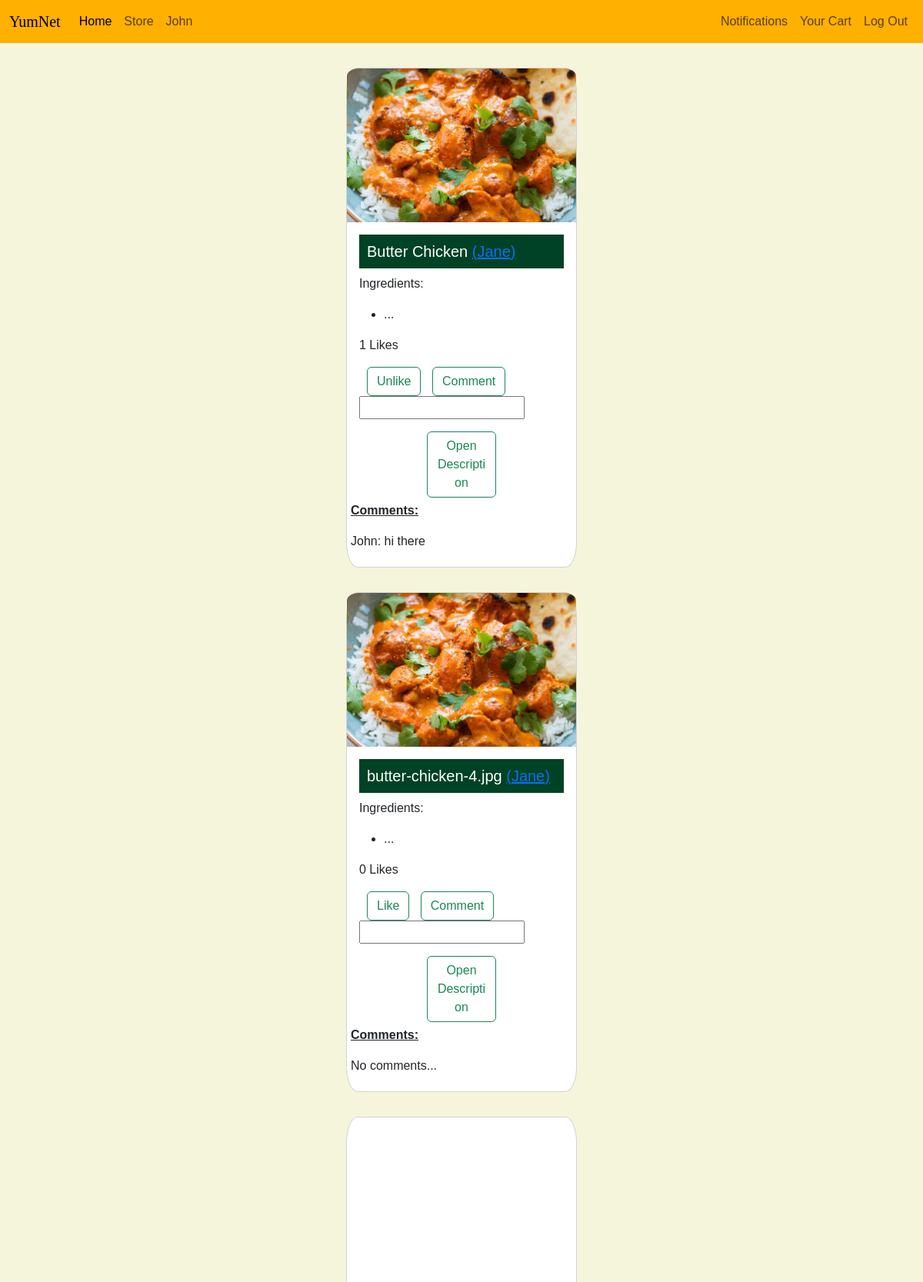
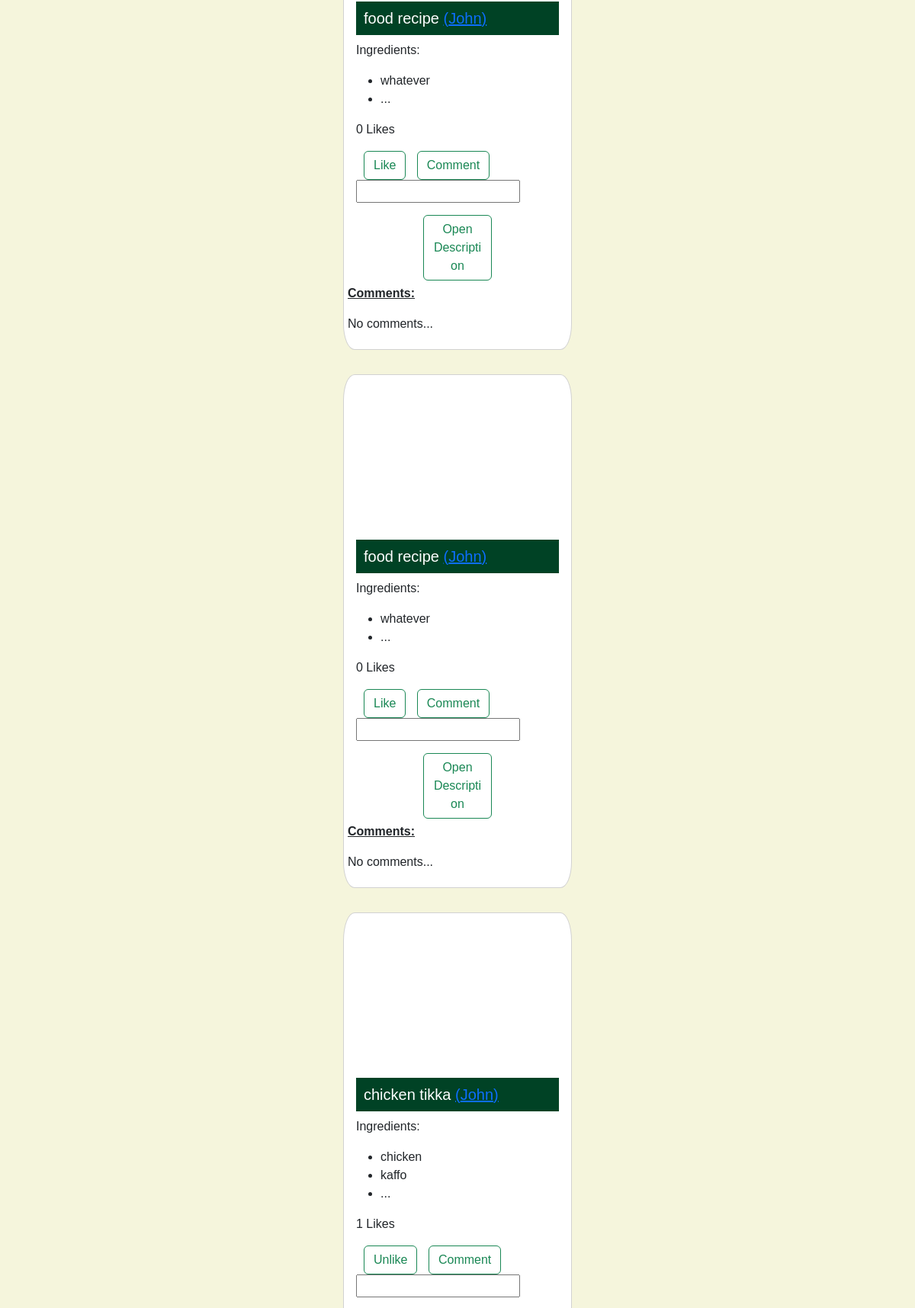
The app's page /hompage.php (signed in, upper part) with its own data (2 pictures, top to bottom).
### tables this page shows
CREATE TABLE `post` (
  `pid` int(11) NOT NULL,
  `img_url` varchar(2048) NOT NULL,
  `title` varchar(255) DEFAULT NULL,
  `published_at` datetime NOT NULL,
  `is_veg` int(1) NOT NULL,
  `caption` varchar(2048) NOT NULL,
  `user_id` int(11) NOT NULL
);

CREATE TABLE `page_user` (
  `uid` int(11) NOT NULL,
  `first_name` varchar(255) NOT NULL,
  `last_name` varchar(255) NOT NULL,
  `user_name` varchar(255) NOT NULL,
  `email` varchar(255) NOT NULL,
  `pass` varchar(255) NOT NULL,
  `dob` date DEFAULT '2003-10-28',
  `last_seen` datetime DEFAULT current_timestamp(),
  `gender` bit(1) DEFAULT b'0' COMMENT 'male is zero female is one',
  `pic_url` varchar(255) DEFAULT NULL
);

CREATE TABLE `postingredient` (
  `ingredient_name` varchar(255) NOT NULL,
  `post_id` int(11) NOT NULL,
  `quantity` int(11) DEFAULT NULL
);

### hompage.php (the view, shortened to what this page needs)
<!DOCTYPE html>
<html lang="en">
<head>
    <?php require 'includes_and_requires/bootstrap.php' ?>
    <?php require 'styleTemp.php' ?>
</head>
<body>
    <?php include 'includes_and_requires/menu.php' ?>
    <?php
    require 'config.php';
    $sql="";
    if(!isset($_SESSION['admin_id'])){
        $sql = "select * from follower where follower_id = $_SESSION[user_id]";
    }else{
        $sql = "select * from follower where follower_id = $_SESSION[admin_id]";
    }
    $ret = mysqli_query($conn, $sql);
    if (mysqli_num_rows($ret) > 0 && !isset($_SESSION['admin_id'])) {
        $sql = "select * from post
      join page_user as pu on user_id = pu.uid
      join follower as f on pu.uid = f.following_id
      where f.follower_id = $_SESSION[user_id] order by published_at desc";
        $ret = mysqli_query($conn, $sql);
        if (mysqli_num_rows($ret) > 0) {
            while ($row = mysqli_fetch_assoc($ret)) {
                $sql = "Select * from page_user where uid = {$row['user_id']}";
                $ret2 = mysqli_query($conn, $sql);
                $row2 = mysqli_fetch_assoc($ret2);
                $sql = "Select * from postingredient where post_id = {$row['pid']} limit 3";
                $ret3 = mysqli_query($conn, $sql);
                echo "
          <div class='card'>
      <div class='custom_image' style='background-image:url({$row['img_url']})'></div>
      <div class='card-body'>
      <h5 class='card-title'>{$row['title']} <a href='Controllers/pfpPagelink.php?user_id={$row2['uid']}'>({$row2['first_name']})</a></h5>
      <p class='card-text' onmouseover='onHover({$row['pid']})' onmouseout='outHover({$row['pid']})'>
          Ingredients: <ul>";
                while ($row3 = mysqli_fetch_assoc($ret3)) {
                    echo "<li>{$row3['ingredient_name']}</li>";
                }
                echo "
        <li>...</li>
        </ul>
        </p>
        <p>";
                $sql = "select count(pid) as count from post_like
        where pid = {$row['pid']}";
                $ret4 = mysqli_query($conn, $sql);
                $count = mysqli_fetch_assoc($ret4);
                $sql = "SELECT * FROM post_like WHERE pid = {$row['pid']} AND uid = {$_SESSION['user_id']}";
                $ret5 = mysqli_query($conn, $sql);
                echo "{$count['count']}";
                echo " Likes</p>
        <form action='Controllers/LCController.php'>
        <input type='submit' class='btn btn-outline-success' value='" . (mysqli_num_rows($ret5)>0 ? 'Unlike' : 'Like') . "' name='like'>
        <input type='submit' class='btn btn-outline-success' value='Comment' name='comm'>
        <input type='text' name='comment' >
        <input type = 'hidden' name='user' value='$_SESSION[user_id]'>
        <input type = 'hidden' name='post' value='{$row['pid']}'>
        <input type = 'hidden' name='loc' value='home'>
        </form>
      </div>
      <button onclick='desc(1,\"post{$row['pid']}\")' class='btn btn-outline-success open'>Open Description</button>
      <div class='coms'><b><u><p>Comments:</p></u></b>";
                $sql = "select first_name, content
      from post_comment as pc
      join page_user as pu on pc.uid = pu.uid
      where pid = {$row['pid']}
      ";
                $retCom = mysqli_query($conn, $sql);
                if (mysqli_num_rows($retCom) == 0) {
                    echo "<p>No comments...</p>";
                } else {
                    while ($coms = mysqli_fetch_assoc($retCom)) {
                        echo "<p>{$coms['first_name']}: {$coms['content']}</p>";
                    }
                }
                echo "</div>
    </div>";
                $sql = "Select * from postingredient where post_id = {$row['pid']}";
                $ret3 = mysqli_query($conn, $sql);
                echo "<div class = 'postIng' id = '{$row['pid']}'><p>INGREDIENTS:</p><ul>";
                while ($row3 = mysqli_fetch_assoc($ret3)) {
                    echo "<li>{$row3['ingredient_name']}</li>";
                }
                echo "</ul></div>";
                $ret4 =  mysqli_query($conn, "Select * from post where pid = {$row['pid']}");
                echo "<div class = 'postDesc' id='post{$row['pid']}'> <h2>Description:</h2>";
                while ($row4 = mysqli_fetch_assoc($ret4)) {
                    echo "<p>{$row4['caption']}</p><button onclick='desc(0,\"post{$row['pid']}\")' class='btn btn-outline-success'>Close Description</button>";
                }
                echo "</div>";
            }
        }
    } else {
        $sql = "select * from post order by published_at desc";
        $ret = mysqli_query($conn, $sql);
        if (mysqli_num_rows($ret) > 0) {
            while ($row = mysqli_fetch_assoc($ret)) {
              $sql = "Select * from page_user where uid= {$row['user_id']}";
              $ret2 = mysqli_query($conn, $sql);
              $row2 = mysqli_fetch_assoc($ret2);
              $sql = "Select * from postingredient where post_id = {$row['pid']} limit 3";
              $ret3 = mysqli_query($conn, $sql);
              echo "
        <div class='card'>
    <div class='custom_image' style='background-image:url({$row['img_url']})'></div>
    <div class='card-body'>
    <h5 class='card-title'>{$row['title']} <a href='Controllers/pfpPagelink.php?user_id={$row2['uid']}'>({$row2['first_name']})</a></h5>
    <p class='card-text' onmouseover='onHover({$row['pid']})' onmouseout='outHover({$row['pid']})'>
        Ingredients: <ul>";
              while ($row3 = mysqli_fetch_assoc($ret3)) {
                  echo "<li>{$row3['ingredient_name']}</li>";
              }
              echo "
      <li>...</li>
      </ul>
      </p>
      <p>";
              $sql = "select count(pid) as count from post_like
      where pid = {$row['pid']}";
      $ret4 = mysqli_query($conn, $sql);
      $count = mysqli_fetch_assoc($ret4);
      $sql = "SELECT * FROM post_like WHERE pid = {$row['pid']} AND uid = {$_SESSION['user_id']}";
      $ret5 = mysqli_query($conn, $sql);
      echo "{$count['count']}";
      echo " Likes</p>
      <form action='Controllers/LCController.php'>";
      if(isset($_SESSION['user_id'])){
      echo "<input type='submit' class='btn btn-outline-success' value='" . (mysqli_num_rows($ret5)>0 ? 'Unlike' : 'Like') . "' name='like'>
      <input type='submit' class='btn btn-outline-success' value='Comment' name='comm'>
      <input type='text' name='comment' >";
      }
      echo "
      <input type = 'hidden' name='user' value='$_SESSION[user_id]'>
      <input type = 'hidden' name='post' value='{$row['pid']}'>
      <input type = 'hidden' name='loc' value='home'>
      </form>
    </div>
    <button onclick='desc(1,\"post{$row['pid']}\")' class='btn btn-outline-success open'>Open Description</button>
    <div class='coms'><b><u><p>Comments:</p></u></b>";
              $sql = "select first_name, content
    from post_comment as pc
    join page_user as pu on pc.uid = pu.uid
    where pid = {$row['pid']}
    ";
              $retCom = mysqli_query($conn, $sql);
              if (mysqli_num_rows($retCom) == 0) {
                  echo "<p>No comments...</p>";
              } else {
                  while ($coms = mysqli_fetch_assoc($retCom)) {
                      echo "<p>{$coms['first_name']}: {$coms['content']}</p>";
                  }
              }
              echo "</div>
  </div>";
          }
      }
  }
  ?>
</body>
</html>

### style11.css (style rules this page uses)
.card { width: 25%; margin: 2em auto; }
body { font-family: sans-serif; background-color: #F5F5DC; }
h5.card-title { background-color: #004225; padding: 10px; color: white; }
.custom_image { width: 100%; height: 200px; background-size: cover; background-position: center; }
.card { border-radius: 5%; margin-bottom: 20px; }
.custom_image { border-top-left-radius: 5%; border-top-right-radius: 5%; }
.coms { padding: 5px; }
.open { width: 30%; margin: auto auto; }
input.btn { background-color: white; margin-left: 10px; }

### records on screen
post: img_url (picture), title "Butter Chicken", page_user.first_name "Jane", count "1", first_name "John", content "hi there"
post: img_url (picture), title "butter-chicken-4.jpg", page_user.first_name "Jane", count "0", shows "No comments..."
post: title "food recipe", page_user.first_name "John", count "0", shows "No comments..."
postingredient: ingredient_name "whatever"
post: title "food recipe", page_user.first_name "John", count "0", shows "No comments..."
postingredient: ingredient_name "whatever"
post: title "chicken tikka", page_user.first_name "John", count "1"
postingredient: ingredient_name "chicken"
postingredient: ingredient_name "kaffo"

### other values on screen
$_SESSION[first_name] "John"
